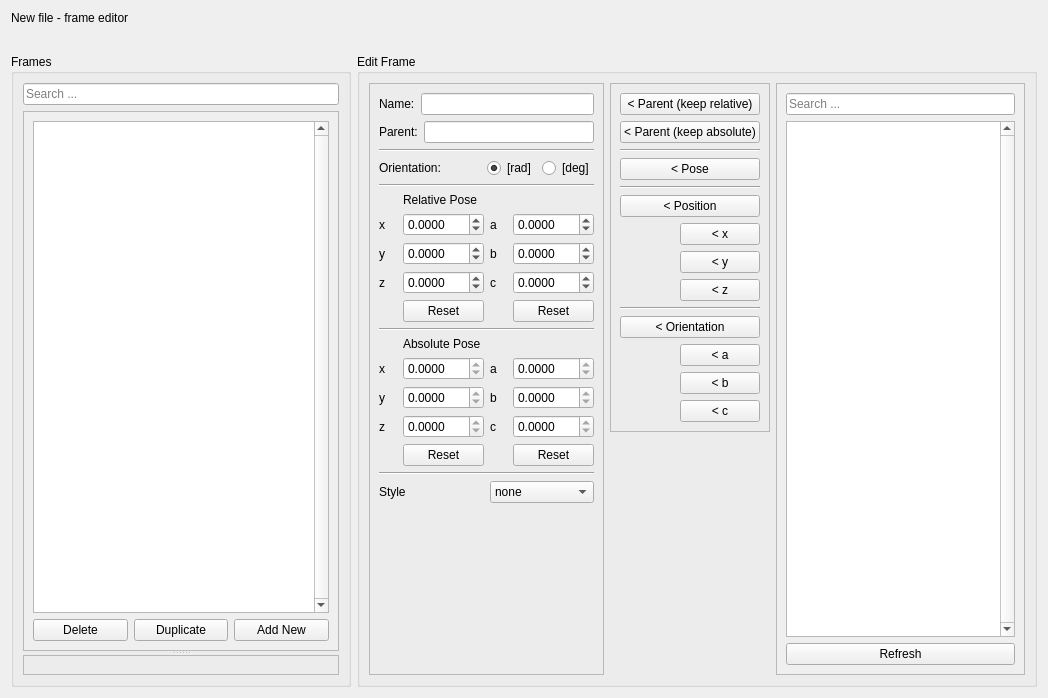
<?xml version="1.0" encoding="UTF-8"?>
<ui version="4.0">
 <class>Form</class>
 <widget class="QWidget" name="Form">
  <property name="geometry">
   <rect>
    <x>0</x>
    <y>0</y>
    <width>1048</width>
    <height>698</height>
   </rect>
  </property>
  <property name="windowTitle">
   <string>Form</string>
  </property>
  <layout class="QVBoxLayout" name="verticalLayout">
   <item>
    <widget class="QLabel" name="lab_file_name">
     <property name="text">
      <string>New file - frame editor</string>
     </property>
    </widget>
   </item>
   <item>
    <widget class="QToolBar" name="mainToolBar"/>
   </item>
   <item>
    <layout class="QHBoxLayout" name="horizontalLayout_3">
     <item>
      <widget class="QGroupBox" name="box_frames">
       <property name="sizePolicy">
        <sizepolicy hsizetype="Preferred" vsizetype="Preferred">
         <horstretch>1</horstretch>
         <verstretch>0</verstretch>
        </sizepolicy>
       </property>
       <property name="title">
        <string>Frames</string>
       </property>
       <layout class="QVBoxLayout" name="verticalLayout_2">
        <item>
         <widget class="QLineEdit" name="searchLine">
          <property name="placeholderText">
           <string>Search ...</string>
          </property>
         </widget>
        </item>
        <item>
         <widget class="QSplitter" name="splitter">
          <property name="orientation">
           <enum>Qt::Vertical</enum>
          </property>
          <widget class="QScrollArea" name="frames">
           <property name="sizePolicy">
            <sizepolicy hsizetype="Expanding" vsizetype="Expanding">
             <horstretch>0</horstretch>
             <verstretch>1</verstretch>
            </sizepolicy>
           </property>
           <property name="widgetResizable">
            <bool>true</bool>
           </property>
           <widget class="QWidget" name="scrollAreaWidgetContents">
            <property name="geometry">
             <rect>
              <x>0</x>
              <y>0</y>
              <width>312</width>
              <height>562</height>
             </rect>
            </property>
            <layout class="QVBoxLayout" name="verticalLayout_5">
             <item>
              <widget class="QTreeWidget" name="list_frames">
               <property name="verticalScrollBarPolicy">
                <enum>Qt::ScrollBarAlwaysOn</enum>
               </property>
               <property name="dragDropMode">
                <enum>QAbstractItemView::NoDragDrop</enum>
               </property>
               <property name="headerHidden">
                <bool>true</bool>
               </property>
               <column>
                <property name="text">
                 <string notr="true">1</string>
                </property>
               </column>
              </widget>
             </item>
             <item>
              <layout class="QHBoxLayout" name="horizontalLayout_2">
               <item>
                <widget class="QPushButton" name="btn_delete">
                 <property name="text">
                  <string>Delete</string>
                 </property>
                 <property name="icon">
                  <iconset theme="list-remove">
                   <normaloff>.</normaloff>.</iconset>
                 </property>
                </widget>
               </item>
               <item>
                <widget class="QPushButton" name="btn_duplicate">
                 <property name="text">
                  <string>Duplicate</string>
                 </property>
                 <property name="icon">
                  <iconset theme="edit-copy">
                   <normaloff>.</normaloff>.</iconset>
                 </property>
                </widget>
               </item>
               <item>
                <widget class="QPushButton" name="btn_add">
                 <property name="text">
                  <string>Add New</string>
                 </property>
                 <property name="icon">
                  <iconset theme="list-add">
                   <normaloff>.</normaloff>.</iconset>
                 </property>
                </widget>
               </item>
              </layout>
             </item>
            </layout>
           </widget>
          </widget>
          <widget class="QFrame" name="undo_frame">
           <property name="frameShape">
            <enum>QFrame::StyledPanel</enum>
           </property>
           <property name="frameShadow">
            <enum>QFrame::Raised</enum>
           </property>
           <layout class="QVBoxLayout" name="verticalLayout_13"/>
          </widget>
         </widget>
        </item>
       </layout>
      </widget>
     </item>
     <item>
      <widget class="QGroupBox" name="box_edit">
       <property name="sizePolicy">
        <sizepolicy hsizetype="Preferred" vsizetype="Preferred">
         <horstretch>2</horstretch>
         <verstretch>0</verstretch>
        </sizepolicy>
       </property>
       <property name="title">
        <string>Edit Frame</string>
       </property>
       <layout class="QHBoxLayout" name="horizontalLayout_8">
        <item>
         <widget class="QFrame" name="frame">
          <property name="frameShape">
           <enum>QFrame::StyledPanel</enum>
          </property>
          <property name="frameShadow">
           <enum>QFrame::Raised</enum>
          </property>
          <layout class="QVBoxLayout" name="verticalLayout_4">
           <item>
            <layout class="QHBoxLayout" name="horizontalLayout_6">
             <item>
              <widget class="QLabel" name="label_16">
               <property name="text">
                <string>Name:</string>
               </property>
              </widget>
             </item>
             <item>
              <widget class="QLineEdit" name="txt_name">
               <property name="readOnly">
                <bool>true</bool>
               </property>
              </widget>
             </item>
            </layout>
           </item>
           <item>
            <layout class="QHBoxLayout" name="horizontalLayout_5">
             <item>
              <widget class="QLabel" name="label">
               <property name="text">
                <string>Parent:</string>
               </property>
              </widget>
             </item>
             <item>
              <widget class="QLineEdit" name="txt_parent">
               <property name="readOnly">
                <bool>true</bool>
               </property>
              </widget>
             </item>
            </layout>
           </item>
           <item>
            <widget class="Line" name="line">
             <property name="orientation">
              <enum>Qt::Horizontal</enum>
             </property>
            </widget>
           </item>
           <item>
            <layout class="QHBoxLayout" name="horizontalLayout_4">
             <item>
              <widget class="QLabel" name="label_17">
               <property name="text">
                <string>Orientation:</string>
               </property>
              </widget>
             </item>
             <item>
              <spacer name="horizontalSpacer_4">
               <property name="orientation">
                <enum>Qt::Horizontal</enum>
               </property>
               <property name="sizeHint" stdset="0">
                <size>
                 <width>40</width>
                 <height>20</height>
                </size>
               </property>
              </spacer>
             </item>
             <item>
              <widget class="QRadioButton" name="btn_rad">
               <property name="text">
                <string>[rad]</string>
               </property>
               <property name="checked">
                <bool>true</bool>
               </property>
              </widget>
             </item>
             <item>
              <widget class="QRadioButton" name="btn_deg">
               <property name="text">
                <string>[deg]</string>
               </property>
              </widget>
             </item>
            </layout>
           </item>
           <item>
            <widget class="Line" name="line_6">
             <property name="orientation">
              <enum>Qt::Horizontal</enum>
             </property>
            </widget>
           </item>
           <item>
            <layout class="QGridLayout" name="gridLayout">
             <item row="4" column="3">
              <widget class="QLabel" name="label_7">
               <property name="text">
                <string>c</string>
               </property>
              </widget>
             </item>
             <item row="2" column="3">
              <widget class="QLabel" name="label_3">
               <property name="text">
                <string>a</string>
               </property>
              </widget>
             </item>
             <item row="3" column="0">
              <widget class="QLabel" name="label_4">
               <property name="text">
                <string>y</string>
               </property>
              </widget>
             </item>
             <item row="2" column="0">
              <widget class="QLabel" name="label_2">
               <property name="text">
                <string>x</string>
               </property>
              </widget>
             </item>
             <item row="4" column="0">
              <widget class="QLabel" name="label_5">
               <property name="text">
                <string>z</string>
               </property>
              </widget>
             </item>
             <item row="3" column="3">
              <widget class="QLabel" name="label_6">
               <property name="text">
                <string>b</string>
               </property>
              </widget>
             </item>
             <item row="0" column="2">
              <widget class="QLabel" name="label_8">
               <property name="text">
                <string>Relative Pose</string>
               </property>
              </widget>
             </item>
             <item row="5" column="2">
              <widget class="QPushButton" name="btn_reset_position_rel">
               <property name="text">
                <string>Reset</string>
               </property>
               <property name="icon">
                <iconset theme="edit-undo">
                 <normaloff>.</normaloff>.</iconset>
               </property>
              </widget>
             </item>
             <item row="5" column="4">
              <widget class="QPushButton" name="btn_reset_orientation_rel">
               <property name="text">
                <string>Reset</string>
               </property>
               <property name="icon">
                <iconset theme="edit-undo">
                 <normaloff>.</normaloff>.</iconset>
               </property>
              </widget>
             </item>
             <item row="2" column="2">
              <widget class="QDoubleSpinBox" name="txt_x">
               <property name="decimals">
                <number>4</number>
               </property>
               <property name="minimum">
                <double>-999.000000000000000</double>
               </property>
               <property name="maximum">
                <double>999.000000000000000</double>
               </property>
               <property name="singleStep">
                <double>0.010000000000000</double>
               </property>
              </widget>
             </item>
             <item row="4" column="4">
              <widget class="QDoubleSpinBox" name="txt_c">
               <property name="decimals">
                <number>4</number>
               </property>
               <property name="minimum">
                <double>-999.000000000000000</double>
               </property>
               <property name="maximum">
                <double>999.000000000000000</double>
               </property>
               <property name="singleStep">
                <double>0.010000000000000</double>
               </property>
              </widget>
             </item>
             <item row="3" column="4">
              <widget class="QDoubleSpinBox" name="txt_b">
               <property name="decimals">
                <number>4</number>
               </property>
               <property name="minimum">
                <double>-999.000000000000000</double>
               </property>
               <property name="maximum">
                <double>999.000000000000000</double>
               </property>
               <property name="singleStep">
                <double>0.010000000000000</double>
               </property>
              </widget>
             </item>
             <item row="2" column="4">
              <widget class="QDoubleSpinBox" name="txt_a">
               <property name="decimals">
                <number>4</number>
               </property>
               <property name="minimum">
                <double>-999.000000000000000</double>
               </property>
               <property name="maximum">
                <double>999.000000000000000</double>
               </property>
               <property name="singleStep">
                <double>0.010000000000000</double>
               </property>
              </widget>
             </item>
             <item row="3" column="2">
              <widget class="QDoubleSpinBox" name="txt_y">
               <property name="decimals">
                <number>4</number>
               </property>
               <property name="minimum">
                <double>-999.000000000000000</double>
               </property>
               <property name="maximum">
                <double>999.000000000000000</double>
               </property>
               <property name="singleStep">
                <double>0.010000000000000</double>
               </property>
              </widget>
             </item>
             <item row="4" column="2">
              <widget class="QDoubleSpinBox" name="txt_z">
               <property name="decimals">
                <number>4</number>
               </property>
               <property name="minimum">
                <double>-999.000000000000000</double>
               </property>
               <property name="maximum">
                <double>999.000000000000000</double>
               </property>
               <property name="singleStep">
                <double>0.010000000000000</double>
               </property>
              </widget>
             </item>
            </layout>
           </item>
           <item>
            <widget class="Line" name="line_2">
             <property name="orientation">
              <enum>Qt::Horizontal</enum>
             </property>
            </widget>
           </item>
           <item>
            <layout class="QGridLayout" name="gridLayout_2">
             <item row="4" column="0">
              <widget class="QLabel" name="label_12">
               <property name="text">
                <string>z</string>
               </property>
              </widget>
             </item>
             <item row="3" column="0">
              <widget class="QLabel" name="label_10">
               <property name="text">
                <string>y</string>
               </property>
              </widget>
             </item>
             <item row="2" column="0">
              <widget class="QLabel" name="label_11">
               <property name="text">
                <string>x</string>
               </property>
              </widget>
             </item>
             <item row="1" column="2">
              <widget class="QLabel" name="label_15">
               <property name="text">
                <string>Absolute Pose</string>
               </property>
              </widget>
             </item>
             <item row="2" column="3">
              <widget class="QLabel" name="label_9">
               <property name="text">
                <string>a</string>
               </property>
              </widget>
             </item>
             <item row="3" column="3">
              <widget class="QLabel" name="label_13">
               <property name="text">
                <string>b</string>
               </property>
              </widget>
             </item>
             <item row="4" column="3">
              <widget class="QLabel" name="label_14">
               <property name="text">
                <string>c</string>
               </property>
              </widget>
             </item>
             <item row="5" column="2">
              <widget class="QPushButton" name="btn_reset_position_abs">
               <property name="text">
                <string>Reset</string>
               </property>
               <property name="icon">
                <iconset theme="edit-undo">
                 <normaloff>.</normaloff>.</iconset>
               </property>
              </widget>
             </item>
             <item row="5" column="4">
              <widget class="QPushButton" name="btn_reset_orientation_abs">
               <property name="text">
                <string>Reset</string>
               </property>
               <property name="icon">
                <iconset theme="edit-undo">
                 <normaloff>.</normaloff>.</iconset>
               </property>
              </widget>
             </item>
             <item row="2" column="2">
              <widget class="QDoubleSpinBox" name="txt_abs_x">
               <property name="readOnly">
                <bool>true</bool>
               </property>
               <property name="decimals">
                <number>4</number>
               </property>
               <property name="minimum">
                <double>-999.000000000000000</double>
               </property>
               <property name="maximum">
                <double>999.000000000000000</double>
               </property>
               <property name="singleStep">
                <double>0.010000000000000</double>
               </property>
              </widget>
             </item>
             <item row="3" column="2">
              <widget class="QDoubleSpinBox" name="txt_abs_y">
               <property name="readOnly">
                <bool>true</bool>
               </property>
               <property name="decimals">
                <number>4</number>
               </property>
               <property name="minimum">
                <double>-999.000000000000000</double>
               </property>
               <property name="maximum">
                <double>999.000000000000000</double>
               </property>
               <property name="singleStep">
                <double>0.010000000000000</double>
               </property>
              </widget>
             </item>
             <item row="4" column="2">
              <widget class="QDoubleSpinBox" name="txt_abs_z">
               <property name="readOnly">
                <bool>true</bool>
               </property>
               <property name="decimals">
                <number>4</number>
               </property>
               <property name="minimum">
                <double>-999.000000000000000</double>
               </property>
               <property name="maximum">
                <double>999.000000000000000</double>
               </property>
               <property name="singleStep">
                <double>0.010000000000000</double>
               </property>
              </widget>
             </item>
             <item row="2" column="4">
              <widget class="QDoubleSpinBox" name="txt_abs_a">
               <property name="readOnly">
                <bool>true</bool>
               </property>
               <property name="decimals">
                <number>4</number>
               </property>
               <property name="minimum">
                <double>-999.000000000000000</double>
               </property>
               <property name="maximum">
                <double>999.000000000000000</double>
               </property>
               <property name="singleStep">
                <double>0.010000000000000</double>
               </property>
              </widget>
             </item>
             <item row="3" column="4">
              <widget class="QDoubleSpinBox" name="txt_abs_b">
               <property name="readOnly">
                <bool>true</bool>
               </property>
               <property name="decimals">
                <number>4</number>
               </property>
               <property name="minimum">
                <double>-999.000000000000000</double>
               </property>
               <property name="maximum">
                <double>999.000000000000000</double>
               </property>
               <property name="singleStep">
                <double>0.010000000000000</double>
               </property>
              </widget>
             </item>
             <item row="4" column="4">
              <widget class="QDoubleSpinBox" name="txt_abs_c">
               <property name="readOnly">
                <bool>true</bool>
               </property>
               <property name="decimals">
                <number>4</number>
               </property>
               <property name="minimum">
                <double>-999.000000000000000</double>
               </property>
               <property name="maximum">
                <double>999.000000000000000</double>
               </property>
               <property name="singleStep">
                <double>0.010000000000000</double>
               </property>
              </widget>
             </item>
            </layout>
           </item>
           <item>
            <widget class="Line" name="line_7">
             <property name="orientation">
              <enum>Qt::Horizontal</enum>
             </property>
            </widget>
           </item>
           <item>
            <layout class="QHBoxLayout" name="horizontalLayout_10">
             <item>
              <widget class="QLabel" name="label_18">
               <property name="text">
                <string>Style</string>
               </property>
              </widget>
             </item>
             <item>
              <widget class="QComboBox" name="combo_style">
               <item>
                <property name="text">
                 <string>none</string>
                </property>
               </item>
               <item>
                <property name="text">
                 <string>plane</string>
                </property>
               </item>
               <item>
                <property name="text">
                 <string>cube</string>
                </property>
               </item>
               <item>
                <property name="text">
                 <string>sphere</string>
                </property>
               </item>
               <item>
                <property name="text">
                 <string>axis</string>
                </property>
               </item>
               <item>
                <property name="text">
                 <string>mesh</string>
                </property>
               </item>
              </widget>
             </item>
            </layout>
           </item>
           <item>
            <widget class="QFrame" name="style_frame">
             <property name="frameShape">
              <enum>QFrame::NoFrame</enum>
             </property>
             <property name="frameShadow">
              <enum>QFrame::Raised</enum>
             </property>
             <layout class="QVBoxLayout" name="verticalLayout_12"/>
            </widget>
           </item>
           <item>
            <spacer name="verticalSpacer_2">
             <property name="orientation">
              <enum>Qt::Vertical</enum>
             </property>
             <property name="sizeHint" stdset="0">
              <size>
               <width>20</width>
               <height>40</height>
              </size>
             </property>
            </spacer>
           </item>
          </layout>
         </widget>
        </item>
        <item>
         <layout class="QVBoxLayout" name="verticalLayout_9">
          <item>
           <widget class="QFrame" name="frame_2">
            <property name="frameShape">
             <enum>QFrame::StyledPanel</enum>
            </property>
            <property name="frameShadow">
             <enum>QFrame::Raised</enum>
            </property>
            <layout class="QVBoxLayout" name="verticalLayout_3">
             <item>
              <widget class="QPushButton" name="btn_set_parent_rel">
               <property name="text">
                <string>&lt; Parent (keep relative)</string>
               </property>
              </widget>
             </item>
             <item>
              <widget class="QPushButton" name="btn_set_parent_abs">
               <property name="text">
                <string>&lt; Parent (keep absolute)</string>
               </property>
              </widget>
             </item>
             <item>
              <widget class="Line" name="line_3">
               <property name="orientation">
                <enum>Qt::Horizontal</enum>
               </property>
              </widget>
             </item>
             <item>
              <widget class="QPushButton" name="btn_set_pose">
               <property name="text">
                <string>&lt; Pose</string>
               </property>
              </widget>
             </item>
             <item>
              <widget class="Line" name="line_4">
               <property name="orientation">
                <enum>Qt::Horizontal</enum>
               </property>
              </widget>
             </item>
             <item>
              <widget class="QPushButton" name="btn_set_position">
               <property name="text">
                <string>&lt; Position</string>
               </property>
              </widget>
             </item>
             <item>
              <layout class="QHBoxLayout" name="horizontalLayout_7">
               <item>
                <spacer name="horizontalSpacer_2">
                 <property name="orientation">
                  <enum>Qt::Horizontal</enum>
                 </property>
                 <property name="sizeHint" stdset="0">
                  <size>
                   <width>40</width>
                   <height>20</height>
                  </size>
                 </property>
                </spacer>
               </item>
               <item>
                <layout class="QVBoxLayout" name="verticalLayout_7">
                 <item>
                  <widget class="QPushButton" name="btn_set_x">
                   <property name="text">
                    <string>&lt; x</string>
                   </property>
                  </widget>
                 </item>
                 <item>
                  <widget class="QPushButton" name="btn_set_y">
                   <property name="text">
                    <string>&lt; y</string>
                   </property>
                  </widget>
                 </item>
                 <item>
                  <widget class="QPushButton" name="btn_set_z">
                   <property name="text">
                    <string>&lt; z</string>
                   </property>
                  </widget>
                 </item>
                </layout>
               </item>
              </layout>
             </item>
             <item>
              <widget class="Line" name="line_5">
               <property name="orientation">
                <enum>Qt::Horizontal</enum>
               </property>
              </widget>
             </item>
             <item>
              <widget class="QPushButton" name="btn_set_orientation">
               <property name="text">
                <string>&lt; Orientation</string>
               </property>
              </widget>
             </item>
             <item>
              <layout class="QHBoxLayout" name="horizontalLayout_9">
               <item>
                <spacer name="horizontalSpacer_3">
                 <property name="orientation">
                  <enum>Qt::Horizontal</enum>
                 </property>
                 <property name="sizeHint" stdset="0">
                  <size>
                   <width>40</width>
                   <height>20</height>
                  </size>
                 </property>
                </spacer>
               </item>
               <item>
                <layout class="QVBoxLayout" name="verticalLayout_8">
                 <item>
                  <widget class="QPushButton" name="btn_set_a">
                   <property name="text">
                    <string>&lt; a</string>
                   </property>
                  </widget>
                 </item>
                 <item>
                  <widget class="QPushButton" name="btn_set_b">
                   <property name="text">
                    <string>&lt; b</string>
                   </property>
                  </widget>
                 </item>
                 <item>
                  <widget class="QPushButton" name="btn_set_c">
                   <property name="text">
                    <string>&lt; c</string>
                   </property>
                  </widget>
                 </item>
                </layout>
               </item>
              </layout>
             </item>
            </layout>
           </widget>
          </item>
          <item>
           <spacer name="verticalSpacer_3">
            <property name="orientation">
             <enum>Qt::Vertical</enum>
            </property>
            <property name="sizeHint" stdset="0">
             <size>
              <width>20</width>
              <height>40</height>
             </size>
            </property>
           </spacer>
          </item>
         </layout>
        </item>
        <item>
         <widget class="QScrollArea" name="scrollArea_2">
          <property name="sizePolicy">
           <sizepolicy hsizetype="Expanding" vsizetype="Expanding">
            <horstretch>1</horstretch>
            <verstretch>0</verstretch>
           </sizepolicy>
          </property>
          <property name="widgetResizable">
           <bool>true</bool>
          </property>
          <widget class="QWidget" name="scrollAreaWidgetContents_2">
           <property name="geometry">
            <rect>
             <x>0</x>
             <y>0</y>
             <width>159</width>
             <height>586</height>
            </rect>
           </property>
           <layout class="QVBoxLayout" name="verticalLayout_6">
            <item>
             <widget class="QLineEdit" name="search_tf">
              <property name="placeholderText">
               <string>Search ...</string>
              </property>
             </widget>
            </item>
            <item>
             <widget class="QTreeWidget" name="list_tf">
              <property name="verticalScrollBarPolicy">
               <enum>Qt::ScrollBarAlwaysOn</enum>
              </property>
              <property name="headerHidden">
               <bool>true</bool>
              </property>
              <column>
               <property name="text">
                <string notr="true">1</string>
               </property>
              </column>
             </widget>
            </item>
            <item>
             <widget class="QPushButton" name="btn_refresh">
              <property name="text">
               <string>Refresh</string>
              </property>
              <property name="icon">
               <iconset theme="view-refresh">
                <normaloff>.</normaloff>.</iconset>
              </property>
             </widget>
            </item>
           </layout>
          </widget>
         </widget>
        </item>
       </layout>
      </widget>
     </item>
     <item>
      <layout class="QVBoxLayout" name="all_frames"/>
     </item>
    </layout>
   </item>
  </layout>
 </widget>
 <tabstops>
  <tabstop>txt_name</tabstop>
  <tabstop>txt_parent</tabstop>
  <tabstop>txt_x</tabstop>
  <tabstop>txt_y</tabstop>
  <tabstop>txt_z</tabstop>
  <tabstop>txt_a</tabstop>
  <tabstop>txt_b</tabstop>
  <tabstop>txt_c</tabstop>
  <tabstop>txt_abs_x</tabstop>
  <tabstop>txt_abs_y</tabstop>
  <tabstop>txt_abs_z</tabstop>
  <tabstop>txt_abs_a</tabstop>
  <tabstop>txt_abs_b</tabstop>
  <tabstop>txt_abs_c</tabstop>
  <tabstop>btn_rad</tabstop>
  <tabstop>btn_deg</tabstop>
  <tabstop>btn_reset_position_rel</tabstop>
  <tabstop>btn_reset_orientation_rel</tabstop>
  <tabstop>btn_reset_position_abs</tabstop>
  <tabstop>btn_reset_orientation_abs</tabstop>
  <tabstop>frames</tabstop>
  <tabstop>btn_delete</tabstop>
  <tabstop>list_frames</tabstop>
  <tabstop>btn_add</tabstop>
  <tabstop>combo_style</tabstop>
  <tabstop>btn_set_parent_rel</tabstop>
  <tabstop>btn_set_parent_abs</tabstop>
  <tabstop>btn_set_pose</tabstop>
  <tabstop>btn_set_position</tabstop>
  <tabstop>btn_set_x</tabstop>
  <tabstop>btn_set_y</tabstop>
  <tabstop>btn_set_z</tabstop>
  <tabstop>btn_set_orientation</tabstop>
  <tabstop>btn_set_a</tabstop>
  <tabstop>btn_set_b</tabstop>
  <tabstop>btn_set_c</tabstop>
  <tabstop>scrollArea_2</tabstop>
  <tabstop>list_tf</tabstop>
  <tabstop>btn_refresh</tabstop>
 </tabstops>
 <resources/>
 <connections/>
</ui>
